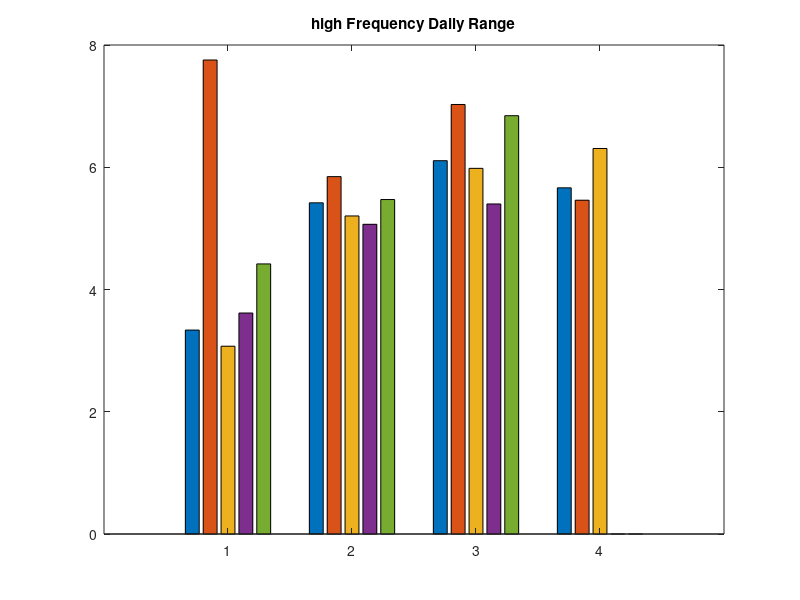

Recreate this plot in MATLAB. (Note: this script raises an error after producing the figure.)
% Find Daily Range in SPL for each Deployment and Frequency Band

close all
clear
load('daily_SPL.mat');

%% High Frequency Range
% 210 Rock  
c = quantile(high_210d1,0.05,2); d = quantile(high_210d1,0.95,2);rangeT1 = 10*log10(d)-10*log10(c);
T1 = 10*log10(mean(d))-10*log10(mean(c));
c = quantile(high_210d2,0.05,2); d = quantile(high_210d2,0.95,2);rangeT2 = 10*log10(d)-10*log10(c);
T2 = 10*log10(mean(d))-10*log10(mean(c));
c = quantile(high_210d3,0.05,2); d = quantile(high_210d3,0.95,2);rangeT3 = 10*log10(d)-10*log10(c);
T3 = 10*log10(mean(d))-10*log10(mean(c));
c = quantile(high_210d4,0.05,2); d = quantile(high_210d4,0.95,2);rangeT4 = 10*log10(d)-10*log10(c);
T4 = 10*log10(mean(d))-10*log10(mean(c));
c = quantile(high_210d5,0.05,2); d = quantile(high_210d5,0.95,2);rangeT5 = 10*log10(d)-10*log10(c);
T5 = 10*log10(mean(d))-10*log10(mean(c));

% West Rock
c = quantile(high_westrd1,0.05,2); d = quantile(high_westrd1,0.95,2);rangeW1 = 10*log10(d)-10*log10(c);
W1 = 10*log10(mean(d))-10*log10(mean(c));
c = quantile(high_westrd2,0.05,2); d = quantile(high_westrd2,0.95,2);rangeW2 = 10*log10(d)-10*log10(c);
W2 = 10*log10(mean(d))-10*log10(mean(c));
c = quantile(high_westrd3,0.05,2); d = quantile(high_westrd3,0.95,2);rangeW3 = 10*log10(d)-10*log10(c);
W3 = 10*log10(mean(d))-10*log10(mean(c));
c = quantile(high_westrd4,0.05,2); d = quantile(high_westrd4,0.95,2);rangeW4 = 10*log10(d)-10*log10(c);
W4 = 10*log10(mean(d))-10*log10(mean(c));
c = quantile(high_westrd5,0.05,2); d = quantile(high_westrd5,0.95,2);rangeW5 = 10*log10(d)-10*log10(c);
W5 = 10*log10(mean(d))-10*log10(mean(c));

% CSPAR
c = quantile(high_cspard1,0.05,2); d = quantile(high_cspard1,0.95,2);rangeC1 = 10*log10(d)-10*log10(c);
C1 = 10*log10(mean(d))-10*log10(mean(c));
c = quantile(high_cspard2,0.05,2); d = quantile(high_cspard2,0.95,2);rangeC2 = 10*log10(d)-10*log10(c);
C2 = 10*log10(mean(d))-10*log10(mean(c));
c = quantile(high_cspard3,0.05,2); d = quantile(high_cspard3,0.95,2);rangeC3 = 10*log10(d)-10*log10(c);
C3 = 10*log10(mean(d))-10*log10(mean(c));
c = quantile(high_cspard4,0.05,2); d = quantile(high_cspard4,0.95,2);rangeC4 = 10*log10(d)-10*log10(c);
C4 = 10*log10(mean(d))-10*log10(mean(c));
c = quantile(high_cspard5,0.05,2); d = quantile(high_cspard5,0.95,2);rangeC5 = 10*log10(d)-10*log10(c);
C5 = 10*log10(mean(d))-10*log10(mean(c));

% Aeolus 
c = quantile(high_aeolud3,0.05,2); d = quantile(high_aeolud3,0.95,2);rangeA3 = 10*log10(d)-10*log10(c);
A3 = 10*log10(mean(d))-10*log10(mean(c));
c = quantile(high_aeolud4,0.05,2); d = quantile(high_aeolud4,0.95,2);rangeA4 = 10*log10(d)-10*log10(c);
A4 = 10*log10(mean(d))-10*log10(mean(c));
c = quantile(high_aeolud5,0.05,2); d = quantile(high_aeolud5,0.95,2);rangeA5 = 10*log10(d)-10*log10(c);
A5 = 10*log10(mean(d))-10*log10(mean(c));

all = [T1, T2, T3, T4, T5; W1, W2,W3, W4, W5; C1, C2, C3, C4, C5; A3, A4, A5,NaN,NaN];
figure;bar(all);title('high Frequency Daily Range');

% Make vectors all the same length
rangeT1H = cat(1,rangeT1,NaN); 
rangeT2H = cat(1,rangeT2,NaN,NaN,NaN);
rangeT3H = cat(1,rangeT3,NaN);
rangeT4H = cat(1,rangeT4,NaN,NaN);
rangeT5H = cat(1,rangeT5,NaN,NaN);
rangeW1H = cat(1,rangeW1,NaN);
rangeW3H = cat(1,rangeW3,NaN);
rangeW4H = cat(1,rangeW4,NaN,NaN);
rangeW5H = cat(1,rangeW5,NaN,NaN);
rangeC1H = cat(1,rangeC1,NaN);
rangeC3H = cat(1,rangeC3,NaN);
rangeC4H = cat(1,rangeC4,NaN,NaN);
rangeC5H = cat(1,rangeC5,NaN,NaN);
rangeA3H = cat(1,rangeA3,NaN);
rangeA4H = cat(1,rangeA4,NaN,NaN);
rangeA5H = cat(1,rangeA5,NaN,NaN);

%%%%%%%%%%%%%%%%%%%%%%%%%%%%
% 210RK and CSPAR all - not normal
range_T_all = [rangeT1H rangeT2H rangeT3H rangeT4H rangeT5H]; 
range_W_all = [rangeW1H rangeW2 rangeW3H rangeW4H rangeW5H]; 
range_C_all = [rangeC1H rangeC2 rangeC3H rangeC4H rangeC5H]; 
range_A_all = [rangeA3H rangeA4H rangeA5H];

%%%%%%%%%%%%%%%%%%%%%%%%%%%%
% comparing all sites and seasons rather than averages across sites 
range_high_all = [range_T_all range_W_all range_C_all range_A_all];
deploys_all = {'T1','T2','T3','T4','T5','W1','W2','W3','W4','W5','C1','C2','C3','C4','C5','A3','A4','A5'};

% Testing assumptions - does not meet assumptions 
figure;histogram(range_high_all);
p = vartestn(range_high_all,'TestType','LeveneQuadratic')

%% Kruskal Wallis 
[~,~,stats] = kruskalwallis(range_high_all,deploys_all);multcompare(stats,'ctype','bonferroni');title('High Frequency Ranges');

deploys = {'1','2','3','4','5'};
A_deploys = {'3','4','5'};

% Kruskal Wallis Test with Bonferroni correction
[~,~,stats] = kruskalwallis(range_T_all,deploys);multcompare(stats,'ctype','bonferroni'); title('210RK High Frequency Daily Range');
[~,~,stats] = kruskalwallis(range_W_all,deploys);multcompare(stats,'ctype','bonferroni'); title('WESTR High Frequency Daily Range');
[~,~,stats] = kruskalwallis(range_C_all,deploys);multcompare(stats,'ctype','bonferroni'); title('CSPAR High Frequency Daily Range');
[~,~,stats] = kruskalwallis(range_A_all,A_deploys);multcompare(stats,'ctype','bonferroni'); title('AEOLU High Frequency Daily Range');
        % CSPAR is technically sig. dif. between D2 and D4

% reporting mean range +/- SD for each site
range_210RK_h = nanmean(range_T_all(:));sd_210RK_h = nanstd(range_T_all(:));
range_westr_h = nanmean(range_W_all(:));sd_westr_h = nanstd(range_W_all(:));
range_cspar_h = nanmean(range_C_all(:));sd_cspar_h = nanstd(range_C_all(:));
range_aeolu_h = nanmean(range_A_all(:));sd_aeolu_h = nanstd(range_A_all(:));

% Combined all deploys within site to evaluate site differences
high_range_all = [range_T_all(:) range_W_all(:) range_C_all(:) cat(1,range_A_all(:),nan(18,1))];
sites = {'T','W','C','A'};
[~,~,stats] = kruskalwallis(high_range_all,sites);multcompare(stats,'ctype','bonferroni');title('Mean SPL daily range - all deploys');     % 210RK has sig. lower daily range than other sites

% reporting values based on Kruskal Wallis Test
range_all = [range_W_all range_C_all range_A_all];
mean_range_high = nanmean(range_all(:));
sd_range_high = nanstd(range_all(:));

mean_range_T_high = nanmean(range_T_all(:));
sd_range_T_high = nanstd(range_T_all(:));

%% Low Frequency  
c = quantile(low_210d1,0.05,2); d = quantile(low_210d1,0.95,2);rangeT1L = 10*log10(d)-10*log10(c);
T1 = 10*log10(mean(d))-10*log10(mean(c));
c = quantile(low_210d2,0.05,2); d = quantile(low_210d2,0.95,2);rangeT2L = 10*log10(d)-10*log10(c);
T2 = 10*log10(mean(d))-10*log10(mean(c));
c = quantile(low_210d3,0.05,2); d = quantile(low_210d3,0.95,2);rangeT3L = 10*log10(d)-10*log10(c);
T3 = 10*log10(mean(d))-10*log10(mean(c));
c = quantile(low_210d4,0.05,2); d = quantile(low_210d4,0.95,2);rangeT4L = 10*log10(d)-10*log10(c);
T4 = 10*log10(mean(d))-10*log10(mean(c));
c = quantile(low_210d5,0.05,2); d = quantile(low_210d5,0.95,2);rangeT5L = 10*log10(d)-10*log10(c);
T5 = 10*log10(mean(d))-10*log10(mean(c));

% West Rock
c = quantile(low_westrd1,0.05,2); d = quantile(low_westrd1,0.95,2);rangeW1L = 10*log10(d)-10*log10(c);
W1 = 10*log10(mean(d))-10*log10(mean(c));
c = quantile(low_westrd2,0.05,2); d = quantile(low_westrd2,0.95,2);rangeW2L = 10*log10(d)-10*log10(c);
W2 = 10*log10(mean(d))-10*log10(mean(c));
c = quantile(low_westrd3,0.05,2); d = quantile(low_westrd3,0.95,2);rangeW3L = 10*log10(d)-10*log10(c);
W3 = 10*log10(mean(d))-10*log10(mean(c));
c = quantile(low_westrd4,0.05,2); d = quantile(low_westrd4,0.95,2);rangeW4L = 10*log10(d)-10*log10(c);
W4 = 10*log10(mean(d))-10*log10(mean(c));
c = quantile(low_westrd5,0.05,2); d = quantile(low_westrd5,0.95,2);rangeW5L = 10*log10(d)-10*log10(c);
W5 = 10*log10(mean(d))-10*log10(mean(c));

% CSPAR
c = quantile(low_cspard1,0.05,2); d = quantile(low_cspard1,0.95,2);rangeC1L = 10*log10(d)-10*log10(c);
C1 = 10*log10(mean(d))-10*log10(mean(c));
c = quantile(low_cspard2,0.05,2); d = quantile(low_cspard2,0.95,2);rangeC2L = 10*log10(d)-10*log10(c);
C2 = 10*log10(mean(d))-10*log10(mean(c));
c = quantile(low_cspard3,0.05,2); d = quantile(low_cspard3,0.95,2);rangeC3L = 10*log10(d)-10*log10(c);
C3 = 10*log10(mean(d))-10*log10(mean(c));
c = quantile(low_cspard4,0.05,2); d = quantile(low_cspard4,0.95,2);rangeC4L = 10*log10(d)-10*log10(c);
C4 = 10*log10(mean(d))-10*log10(mean(c));
c = quantile(low_cspard5,0.05,2); d = quantile(low_cspard5,0.95,2);rangeC5L = 10*log10(d)-10*log10(c);
C5 = 10*log10(mean(d))-10*log10(mean(c));

% Aeolus
c = quantile(low_aeolud3,0.05,2); d = quantile(low_aeolud3,0.95,2);rangeA3L = 10*log10(d)-10*log10(c);
A3 = 10*log10(mean(d))-10*log10(mean(c));
c = quantile(low_aeolud4,0.05,2); d = quantile(low_aeolud4,0.95,2);rangeA4L = 10*log10(d)-10*log10(c);
A4 = 10*log10(mean(d))-10*log10(mean(c));
c = quantile(low_aeolud5,0.05,2); d = quantile(low_aeolud5,0.95,2);rangeA5L = 10*log10(d)-10*log10(c); 
A5 = 10*log10(mean(d))-10*log10(mean(c));


all = [T1, T2, T3, T4, T5; W1, W2,W3, W4, W5; C1, C2, C3, C4, C5; A3, A4, A5,NaN,NaN];
figure;bar(all);title('Low Frequency Daily Range');

% Make vectors the same size
rangeT1_l = cat(1,rangeT1L,NaN); 
rangeT2_l = cat(1,rangeT2L,NaN,NaN,NaN);
rangeT3_l = cat(1,rangeT3L,NaN);
rangeT4_l = cat(1,rangeT4L,NaN,NaN);
rangeT5_l = cat(1,rangeT5L,NaN,NaN);
rangeW1_l = cat(1,rangeW1L,NaN);
rangeW3_l = cat(1,rangeW3L,NaN);
rangeW4_l = cat(1,rangeW4L,NaN,NaN);
rangeW5_l = cat(1,rangeW5L,NaN,NaN);
rangeC1_l = cat(1,rangeC1L,NaN);
rangeC3_l = cat(1,rangeC3L,NaN);
rangeC4_l = cat(1,rangeC4L,NaN,NaN);
rangeC5_l = cat(1,rangeC5L,NaN,NaN);
rangeA3_l = cat(1,rangeA3L,NaN);
rangeA4_l = cat(1,rangeA4L,NaN,NaN);
rangeA5_l = cat(1,rangeA5L,NaN,NaN);

% combine seasons within site
range_T_all_l = [rangeT1_l rangeT2_l rangeT3_l rangeT4_l rangeT5_l]; 
range_W_all_l = [rangeW1_l rangeW2L rangeW3_l rangeW4_l rangeW5_l]; 
range_C_all_l = [rangeC1_l rangeC2L rangeC3_l rangeC4_l rangeC5_l]; 
range_A_all_l = [rangeA3_l rangeA4_l rangeA5_l]; 

% Combined site and season comparisons
range_low_all = [range_T_all_l range_W_all_l range_C_all_l range_A_all_l];
deploys_all = {'T1','T2','T3','T4','T5','W1','W2','W3','W4','W5','C1','C2','C3','C4','C5','A3','A4','A5',};

% Testing assumptions
figure; histogram(range_low_all);
p = vartestn(range_low_all,'TestType','LeveneQuadratic')

[~,~,stats] = kruskalwallis(range_low_all,deploys_all);multcompare(stats,'ctype','bonferroni');title('Low Frequency Ranges');

deploys = {'1','2','3','4','5'};
A_deploys = {'3','4','5'};

% Kruskal Wallis Test with Bonferroni correction 
[~,~,stats] = kruskalwallis(range_T_all_l,deploys);multcompare(stats,'ctype','bonferroni'); title('210RK low Frequency Daily Range');
[~,~,stats] = kruskalwallis(range_W_all_l,deploys);multcompare(stats,'ctype','bonferroni'); title('WESTR low Frequency Daily Range');
[~,~,stats] = kruskalwallis(range_C_all_l,deploys);multcompare(stats,'ctype','bonferroni'); title('CSPAR low Frequency Daily Range');
[~,~,stats] = kruskalwallis(range_A_all_l,A_deploys);multcompare(stats,'ctype','bonferroni'); title('AEOLU low Frequency Daily Range');
% CSPAR D4 and 5 are different

% reporting mean range +/- SD for each site
range_210RK_l = nanmean(range_T_all_l(:));sd_210RK_l = nanstd(range_T_all_l(:));
range_westr_l = nanmean(range_W_all_l(:));sd_westr_l = nanstd(range_W_all_l(:));
range_cspar_l = nanmean(range_C_all_l(:));sd_cspar_l = nanstd(range_C_all_l(:));
range_aeolu_l = nanmean(range_A_all_l(:));sd_aeolu_l = nanstd(range_A_all_l(:));

% Spar has significantly higher daily range than other sites
low_range_all = [range_T_all_l(:) range_W_all_l(:) range_C_all_l(:) cat(1,range_A_all_l(:),nan(18,1))];
sites = {'T','W','C','A'};
[~,~,stats] = kruskalwallis(low_range_all,sites);multcompare(stats,'ctype','bonferroni');title('Mean SPL daily range - all deploys'); 
 
low_range_TWA = [range_T_all_l(:) range_W_all_l(:) cat(1,range_A_all_l(:),nan(18,1))];
mean_TWA = nanmean(low_range_TWA(:)); sd_TWA = nanstd(low_range_TWA(:));

% reporting overall mean across all sites and deployments
mean_range_low = nanmean(range_low_all(:));
sd_range_low = nanstd(range_low_all(:));
